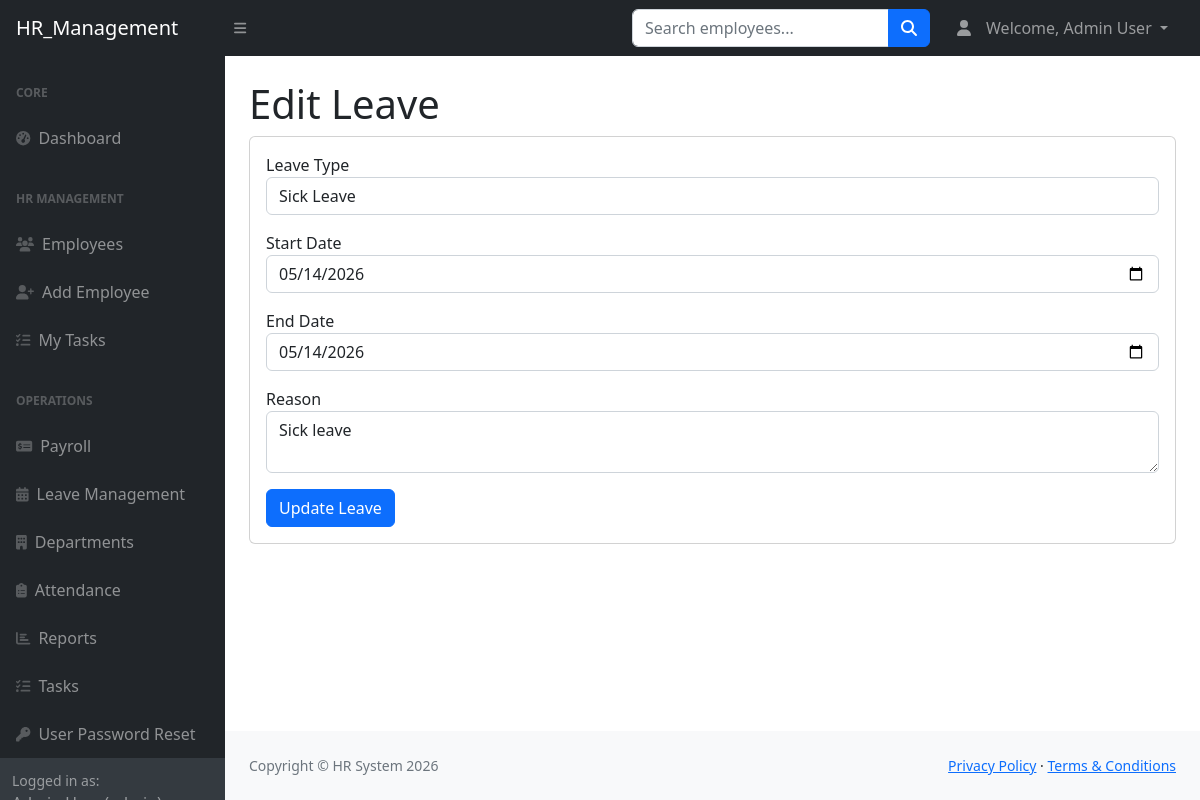
Page /hr_suite/leaves/edit_leave.php?id=8 (signed in) on the committed database.
### tables this page shows
CREATE TABLE `leaves` (
  `id` int(11) NOT NULL,
  `user_id` int(11) NOT NULL,
  `leave_type` varchar(50) NOT NULL,
  `start_date` date NOT NULL,
  `end_date` date NOT NULL,
  `reason` text NOT NULL,
  `status` enum('pending','approved','rejected') NOT NULL DEFAULT 'pending',
  `created_at` timestamp NOT NULL DEFAULT current_timestamp()
);

### hr_suite/leaves/edit_leave.php (the view, shortened to what this page needs)
<?php
include("../config/db.php");
$id = intval($_GET['id']);
$sql = "SELECT * FROM leaves WHERE id=$id";
$result = mysqli_query($conn, $sql);
$data = mysqli_fetch_assoc($result);
?>
<?php include("../includes/header.php"); ?>
<div id="layoutSidenav">
<?php include("../includes/sidebar.php"); ?>
<div id="layoutSidenav_content">
<main>
<div class="container-fluid px-4">
<h1 class="mt-4">Edit Leave</h1>
<div class="card mb-4">
<div class="card-body">
<form action="update_leave.php" method="POST">
<div class="mb-3">
    <label>Leave Type</label>
    <input type="text" name="leave_type" class="form-control"
           value="<?php echo $data['leave_type']; ?>">
</div>
<div class="mb-3">
    <label>Start Date</label>
    <input type="date" name="start_date" class="form-control"
           value="<?php echo $data['start_date']; ?>">
</div>
<div class="mb-3">
    <label>End Date</label>
    <input type="date" name="end_date" class="form-control"
           value="<?php echo $data['end_date']; ?>">
</div>
<div class="mb-3">
    <label>Reason</label>
    <textarea name="reason" class="form-control"><?php echo $data['reason']; ?></textarea>
</div>
<button class="btn btn-primary">Update Leave</button>
</form>
</div>
</div>
</div>
</main>
<?php include("../includes/footer.php"); ?>

### rows in the picture
leaves: leave_type "Sick Leave", start_date "05/14/2026", end_date "05/14/2026", reason "Sick leave"

### other values in the picture
$name "Admin User"
